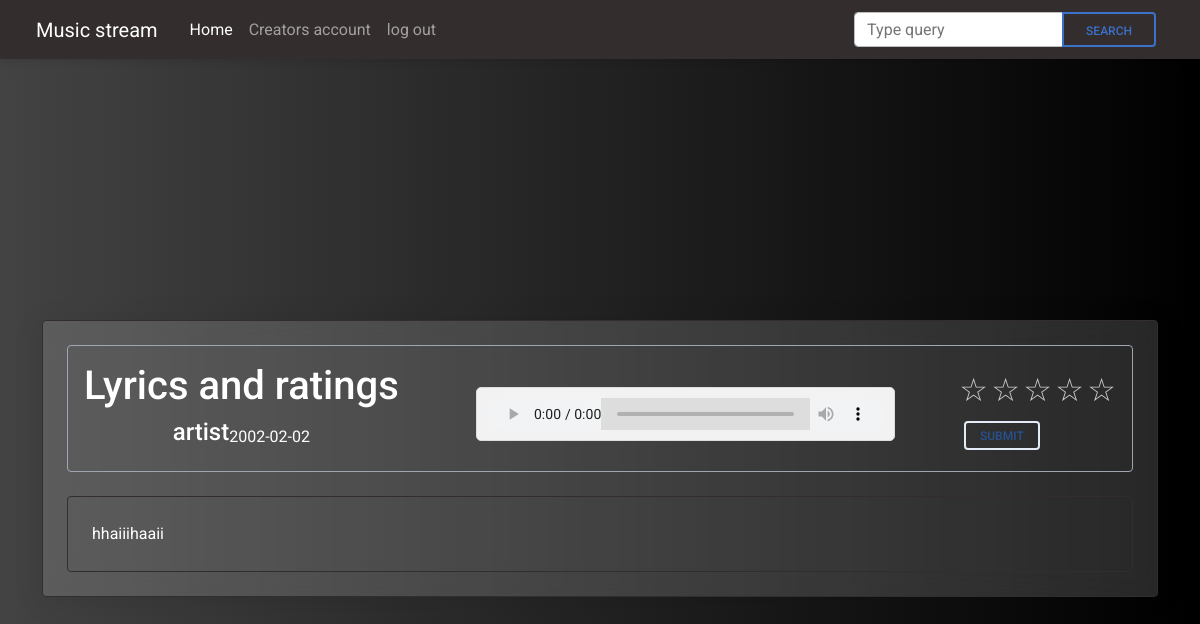
The app's page /play/1 with its own data.
### tables this page shows
CREATE TABLE uploadsong(
    uploadsong_id INTEGER PRIMARY KEY AUTOINCREMENT,
    title TEXT,
    artist TEXT,
    genre TEXT,
    duration INT,
    date TEXT,
    filename TEXT,
    lyrics TEXT,
    isFlagged INT,
    creator_id INTEGER,
    album_id INTEGER,
    FOREIGN KEY (creator_id) REFERENCES creator(creator_id),
    FOREIGN KEY (album_id) REFERENCES album(album_id)
);

### app.py (the view, shortened to what this page needs)
@app.route("/play/<id>", methods=["GET", "POST"])
def play(id):
    if request.method == "GET":
        cursor.execute("SELECT * FROM uploadsong WHERE uploadsong_id = ?", (id,))
        data = cursor.fetchone()
    return render_template("lyricsnplay.html", data=data)

### templates/lyricsnplay.html (shortened to what this page needs)
<!DOCTYPE html>
<html lang="en">
  <head>
    <link
      rel="stylesheet"
      type="text/css"
      href="{{ url_for('static', filename='lyrical.css') }}"
    />
    <link
      href="https://cdnjs.cloudflare.com/ajax/libs/font-awesome/6.0.0/css/all.min.css"
      rel="stylesheet"
    />
    <link
      href="https://cdnjs.cloudflare.com/ajax/libs/mdb-ui-kit/6.4.2/mdb.min.css"
      rel="stylesheet"
    />
    <link
      rel="stylesheet"
      href="{{ url_for('static', filename='global.css') }}"
    />
  </head>
  <body>
    <nav class="navbar navbar-expand-lg navbar-dark bg-dark px-4">
      <div class="container-fluid">
        <a class="navbar-brand" href="#">Music stream</a>
        <div
          class="collapse navbar-collapse px-2"
          id="navbarTogglerDemo02"
          style="color: whitesmoke"
        >
          <ul class="navbar-nav me-auto mb-2 mb-lg-0">
            <li class="nav-item">
              <a class="nav-link active" aria-current="page" href="/">Home</a>
            </li>
            <li class="nav-item">
              <a class="nav-link" href="/creator">Creators account</a>
            </li>
            <li class="nav-item">
              <a class="nav-link" href="/logout">log out</a>
            </li>
          </ul>
          <form class="d-flex input-group w-auto">
            <input
              type="search"
              class="form-control"
              placeholder="Type query"
              aria-label="Search"
            />
            <button
              class="btn btn-outline-primary"
              type="button"
              data-mdb-ripple-color="dark"
            >
              Search
            </button>
          </form>
        </div>
      </div>
    </nav>
    <div class="min-vh-100 vw-100 d-flex flex-column align-items-center justify-content-center container">
      <div class="w-60 container text-white border border-dark rounded mx-auto p-4"
      style="
        background: rgba(255, 255, 255, 0.15);
        border-radius: 16px;
        box-shadow: 0 4px 30px rgba(0, 0, 0, 0.1);
        backdrop-filter: blur(14.3px);
        -webkit-backdrop-filter: blur(14.3px);
        border: 1px solid rgba(255, 255, 255, 1);">
        <div class="d-flex flex-row align-items-center justify-content-between p-2 border border-secondary rounded">
        <div
        class="d-flex flex-column align-items-center justify-content-between p-2"
        >
          <h1>Lyrics and ratings</h1>
          <div
          class="d-flex flex-row align-items-center justify-content-between"
          >
            <h4>{{data[2]}}</h4>
            <span>{{data[5]}}</span>
          </div>
        </div>
        <audio controls class="custom-audio">
          <source src="{{ url_for('uploaded_file', filename= data[6]) }}" type="audio/mpeg">
        </audio>
        <div class="wrapper">
        <form class="demoForm" action="/play/{{data[0]}}" method="post">
          <div class="rating rating-large" dir="rtl">
            <label class="rating-label" for="5">&#9734</label>
            <label class="rating-label" for="4">&#9734</label>
            <label class="rating-label" for="3">&#9734</label>
            <label class="rating-label" for="2">&#9734</label>
            <label class="rating-label" for="1">&#9734</label>
          </div>
          <button class="btn btn-outline-secondary btn-sm" type="submit">Submit</button>
        </form>
      </div>
        </div>
      <div class="container mt-4 p-4 border border-dark rounded ">
        {{data[7]}}
      </div>
    </div>
    </div>
  </body>
</html>

### static/lyrical.css (style rules this page uses)
body { margin: 0; padding: 0; min-height: 100vh; min-width: 100vw; }
.rating { font-size: 0; }
.rating:after { content: " "; clear: both; display: block; }
.rating-label { height: 16px; width: 16px; color: #ccc; font-size: 24px; line-height: 16px; margin-right: 4px; text-align: center; display: inline-block; }
.rating[dir="rtl"] { unicode-bidi: bidi-override; }
.rating-large .rating-label { height: 24px; width: 24px; font-size: 32px; margin-right: 8px; }
.rating-large .rating-label:before { font-size: 32px; }
.rating { margin: 15px auto; }
button { display: inline-block; padding: 2px 5px; background-color: #1d1f20; color: #fff; border: 0; font-size: 12px; text-transform: uppercase; }

### static/global.css (style rules this page uses)
body { background: #000000; background: -webkit-linear-gradient( to right, #434343, #000000 ); background: linear-gradient( to right, #434343, #000000 ); overflow-x: hidden; color: whitesmoke; }
.custom-audio { width: 40%; margin-top: 10px; background-color: #f2f2f2; border: 1px solid #ddd; border-radius: 5px; padding: 10px; }

### records on screen
uploadsong: artist "artist", date "2002-02-02", lyrics "hhaiiihaaii"
